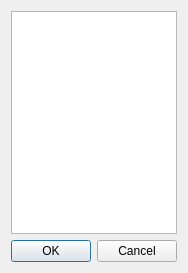
<?xml version="1.0" encoding="UTF-8"?>
<ui version="4.0">
 <class>PovmolLookupTableDialog</class>
 <widget class="QDialog" name="PovmolLookupTableDialog">
  <property name="geometry">
   <rect>
    <x>0</x>
    <y>0</y>
    <width>178</width>
    <height>273</height>
   </rect>
  </property>
  <property name="windowTitle">
   <string>Atom Colors</string>
  </property>
  <layout class="QVBoxLayout" name="verticalLayout">
   <item>
    <widget class="QListWidget" name="ColorList">
     <property name="spacing">
      <number>1</number>
     </property>
    </widget>
   </item>
   <item>
    <widget class="QDialogButtonBox" name="buttonBox">
     <property name="orientation">
      <enum>Qt::Horizontal</enum>
     </property>
     <property name="standardButtons">
      <set>QDialogButtonBox::Cancel|QDialogButtonBox::Ok</set>
     </property>
    </widget>
   </item>
  </layout>
 </widget>
 <resources/>
 <connections>
  <connection>
   <sender>buttonBox</sender>
   <signal>accepted()</signal>
   <receiver>PovmolLookupTableDialog</receiver>
   <slot>accept()</slot>
   <hints>
    <hint type="sourcelabel">
     <x>248</x>
     <y>254</y>
    </hint>
    <hint type="destinationlabel">
     <x>157</x>
     <y>274</y>
    </hint>
   </hints>
  </connection>
  <connection>
   <sender>buttonBox</sender>
   <signal>rejected()</signal>
   <receiver>PovmolLookupTableDialog</receiver>
   <slot>reject()</slot>
   <hints>
    <hint type="sourcelabel">
     <x>316</x>
     <y>260</y>
    </hint>
    <hint type="destinationlabel">
     <x>286</x>
     <y>274</y>
    </hint>
   </hints>
  </connection>
 </connections>
</ui>
